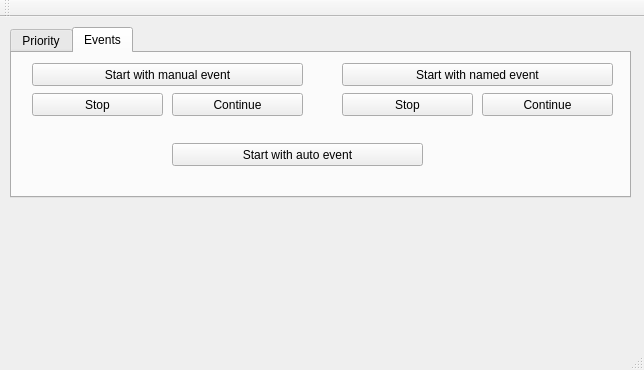
<?xml version="1.0" encoding="UTF-8"?>
<ui version="4.0">
 <class>MainWindow</class>
 <widget class="QMainWindow" name="MainWindow">
  <property name="geometry">
   <rect>
    <x>0</x>
    <y>0</y>
    <width>644</width>
    <height>370</height>
   </rect>
  </property>
  <property name="windowTitle">
   <string>MainWindow</string>
  </property>
  <widget class="QWidget" name="centralWidget">
   <widget class="MyDemoWidget" name="MyWidget" native="true">
    <property name="geometry">
     <rect>
      <x>10</x>
      <y>180</y>
      <width>621</width>
      <height>131</height>
     </rect>
    </property>
    <property name="sizePolicy">
     <sizepolicy hsizetype="Preferred" vsizetype="MinimumExpanding">
      <horstretch>0</horstretch>
      <verstretch>0</verstretch>
     </sizepolicy>
    </property>
    <property name="maximumSize">
     <size>
      <width>16777215</width>
      <height>16777213</height>
     </size>
    </property>
   </widget>
   <widget class="QTabWidget" name="mainTab">
    <property name="geometry">
     <rect>
      <x>10</x>
      <y>10</y>
      <width>621</width>
      <height>171</height>
     </rect>
    </property>
    <property name="currentIndex">
     <number>1</number>
    </property>
    <widget class="QWidget" name="tab">
     <attribute name="title">
      <string>Priority</string>
     </attribute>
     <widget class="QPushButton" name="samePriorityButton">
      <property name="geometry">
       <rect>
        <x>10</x>
        <y>10</y>
        <width>111</width>
        <height>23</height>
       </rect>
      </property>
      <property name="text">
       <string>Priority</string>
      </property>
     </widget>
     <widget class="QGroupBox" name="groupBox">
      <property name="geometry">
       <rect>
        <x>160</x>
        <y>10</y>
        <width>91</width>
        <height>91</height>
       </rect>
      </property>
      <property name="title">
       <string>T1</string>
      </property>
      <widget class="QRadioButton" name="highPrioT1">
       <property name="geometry">
        <rect>
         <x>10</x>
         <y>60</y>
         <width>82</width>
         <height>17</height>
        </rect>
       </property>
       <property name="text">
        <string>High</string>
       </property>
      </widget>
      <widget class="QRadioButton" name="medPrioT1">
       <property name="geometry">
        <rect>
         <x>10</x>
         <y>40</y>
         <width>82</width>
         <height>17</height>
        </rect>
       </property>
       <property name="text">
        <string>Med</string>
       </property>
       <property name="checked">
        <bool>true</bool>
       </property>
      </widget>
      <widget class="QRadioButton" name="lowPrioT1">
       <property name="geometry">
        <rect>
         <x>10</x>
         <y>20</y>
         <width>82</width>
         <height>17</height>
        </rect>
       </property>
       <property name="text">
        <string>Low</string>
       </property>
      </widget>
     </widget>
     <widget class="QGroupBox" name="groupBox_2">
      <property name="geometry">
       <rect>
        <x>260</x>
        <y>10</y>
        <width>91</width>
        <height>91</height>
       </rect>
      </property>
      <property name="title">
       <string>T2</string>
      </property>
      <widget class="QRadioButton" name="lowPrioT2">
       <property name="geometry">
        <rect>
         <x>10</x>
         <y>20</y>
         <width>82</width>
         <height>17</height>
        </rect>
       </property>
       <property name="text">
        <string>Low</string>
       </property>
      </widget>
      <widget class="QRadioButton" name="medPrioT2">
       <property name="geometry">
        <rect>
         <x>10</x>
         <y>40</y>
         <width>82</width>
         <height>17</height>
        </rect>
       </property>
       <property name="text">
        <string>Med</string>
       </property>
       <property name="checked">
        <bool>true</bool>
       </property>
      </widget>
      <widget class="QRadioButton" name="highPrioT2">
       <property name="geometry">
        <rect>
         <x>10</x>
         <y>60</y>
         <width>82</width>
         <height>17</height>
        </rect>
       </property>
       <property name="text">
        <string>High</string>
       </property>
      </widget>
     </widget>
     <widget class="QGroupBox" name="groupBox_3">
      <property name="geometry">
       <rect>
        <x>360</x>
        <y>10</y>
        <width>91</width>
        <height>91</height>
       </rect>
      </property>
      <property name="title">
       <string>T3</string>
      </property>
      <widget class="QRadioButton" name="highPrioT3">
       <property name="geometry">
        <rect>
         <x>10</x>
         <y>60</y>
         <width>82</width>
         <height>17</height>
        </rect>
       </property>
       <property name="text">
        <string>High</string>
       </property>
      </widget>
      <widget class="QRadioButton" name="lowPrioT3">
       <property name="geometry">
        <rect>
         <x>10</x>
         <y>20</y>
         <width>82</width>
         <height>17</height>
        </rect>
       </property>
       <property name="text">
        <string>Low</string>
       </property>
      </widget>
      <widget class="QRadioButton" name="medPrioT3">
       <property name="geometry">
        <rect>
         <x>10</x>
         <y>40</y>
         <width>82</width>
         <height>17</height>
        </rect>
       </property>
       <property name="text">
        <string>Med</string>
       </property>
       <property name="checked">
        <bool>true</bool>
       </property>
      </widget>
     </widget>
     <widget class="QPushButton" name="startThreadsWithCriticalSectionButton">
      <property name="geometry">
       <rect>
        <x>480</x>
        <y>10</y>
        <width>111</width>
        <height>23</height>
       </rect>
      </property>
      <property name="text">
       <string>Critical section</string>
      </property>
     </widget>
     <widget class="QPushButton" name="startThreadsWithMutexButton">
      <property name="geometry">
       <rect>
        <x>10</x>
        <y>70</y>
        <width>111</width>
        <height>23</height>
       </rect>
      </property>
      <property name="text">
       <string> Unnamed mutex</string>
      </property>
     </widget>
     <widget class="QPushButton" name="startProcessWithNamedMutexButton">
      <property name="geometry">
       <rect>
        <x>10</x>
        <y>110</y>
        <width>111</width>
        <height>23</height>
       </rect>
      </property>
      <property name="text">
       <string>Named mutex</string>
      </property>
     </widget>
     <widget class="QPushButton" name="startThreadsWithSemaphoreButton">
      <property name="geometry">
       <rect>
        <x>480</x>
        <y>110</y>
        <width>111</width>
        <height>23</height>
       </rect>
      </property>
      <property name="text">
       <string>Semaphore</string>
      </property>
     </widget>
     <widget class="QPushButton" name="startProcessWithNamedSemaphoreButton">
      <property name="geometry">
       <rect>
        <x>480</x>
        <y>70</y>
        <width>111</width>
        <height>23</height>
       </rect>
      </property>
      <property name="text">
       <string>Named semaphore</string>
      </property>
     </widget>
    </widget>
    <widget class="QWidget" name="tab_5">
     <attribute name="title">
      <string>Events</string>
     </attribute>
     <widget class="QPushButton" name="startManualEventsButton">
      <property name="geometry">
       <rect>
        <x>20</x>
        <y>10</y>
        <width>271</width>
        <height>23</height>
       </rect>
      </property>
      <property name="text">
       <string>Start with manual event</string>
      </property>
     </widget>
     <widget class="QPushButton" name="stopManualEventsButton">
      <property name="geometry">
       <rect>
        <x>20</x>
        <y>40</y>
        <width>131</width>
        <height>23</height>
       </rect>
      </property>
      <property name="text">
       <string>Stop</string>
      </property>
     </widget>
     <widget class="QPushButton" name="continueManualEventsButton">
      <property name="geometry">
       <rect>
        <x>160</x>
        <y>40</y>
        <width>131</width>
        <height>23</height>
       </rect>
      </property>
      <property name="text">
       <string>Continue</string>
      </property>
     </widget>
     <widget class="QPushButton" name="startProcessWithNamedEventButton">
      <property name="geometry">
       <rect>
        <x>330</x>
        <y>10</y>
        <width>271</width>
        <height>23</height>
       </rect>
      </property>
      <property name="text">
       <string>Start with named event</string>
      </property>
     </widget>
     <widget class="QPushButton" name="startAutoEventsButton">
      <property name="geometry">
       <rect>
        <x>160</x>
        <y>90</y>
        <width>251</width>
        <height>23</height>
       </rect>
      </property>
      <property name="text">
       <string>Start with auto event</string>
      </property>
     </widget>
     <widget class="QPushButton" name="stopManualEventsButton2">
      <property name="geometry">
       <rect>
        <x>330</x>
        <y>40</y>
        <width>131</width>
        <height>23</height>
       </rect>
      </property>
      <property name="text">
       <string>Stop</string>
      </property>
     </widget>
     <widget class="QPushButton" name="continueManualEventsButton2">
      <property name="geometry">
       <rect>
        <x>470</x>
        <y>40</y>
        <width>131</width>
        <height>23</height>
       </rect>
      </property>
      <property name="text">
       <string>Continue</string>
      </property>
     </widget>
    </widget>
   </widget>
   <zorder>mainTab</zorder>
   <zorder>MyWidget</zorder>
  </widget>
  <widget class="QMenuBar" name="menuBar">
   <property name="geometry">
    <rect>
     <x>0</x>
     <y>0</y>
     <width>644</width>
     <height>21</height>
    </rect>
   </property>
  </widget>
  <widget class="QToolBar" name="mainToolBar">
   <attribute name="toolBarArea">
    <enum>TopToolBarArea</enum>
   </attribute>
   <attribute name="toolBarBreak">
    <bool>false</bool>
   </attribute>
  </widget>
  <widget class="QStatusBar" name="statusBar"/>
 </widget>
 <layoutdefault spacing="6" margin="11"/>
 <customwidgets>
  <customwidget>
   <class>MyDemoWidget</class>
   <extends>QWidget</extends>
   <header location="global">mydemowidget.h</header>
   <container>1</container>
   <slots>
    <slot>slotAddPoint(MyPoint2)</slot>
   </slots>
  </customwidget>
 </customwidgets>
 <resources/>
 <connections/>
</ui>
